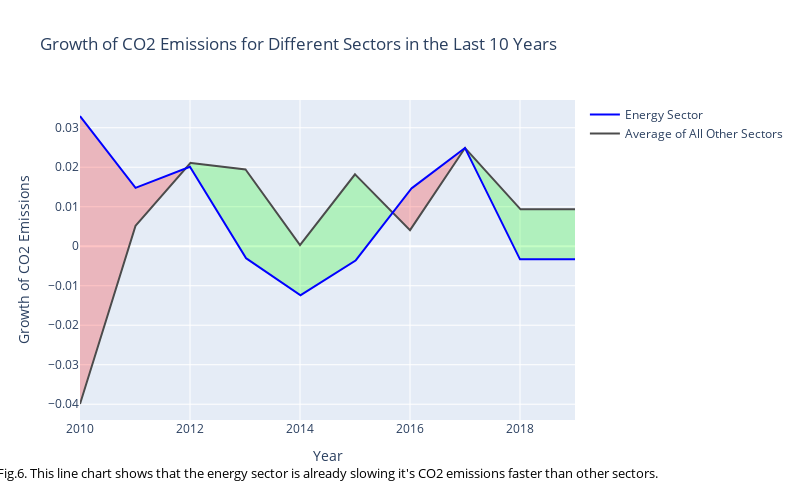

Notebook source saved alongside this figure:
### Code cell
last_years = 10

x = np.array(df['Year'])[-last_years:]
sectors = list(df.columns)

# Make dict
energy_rest_dict = {
    'Year': x,
    'Energy': np.array(df['Energy'])[-last_years:],
    'Rest': np.zeros(len(x[-last_years:]))
}

# Fill 'Rest' category
for sector in sectors:
    if sector != 'Year' and sector != 'Energy':
        energy_rest_dict['Rest'] += np.array(df[sector])[-last_years:]
        
# Find derivatives
for key in energy_rest_dict:
    if key != 'Year':
        y = np.array(energy_rest_dict[key])
        
        # Normalize
        y /= max(y)

        dy = np.zeros(y.shape)
        dy[0:-1] = np.diff(y)/np.diff(x)
        dy[-1] = (y[-1] - y[-2])/(x[-1] - x[-2])
        
        energy_rest_dict[key] = dy
        
frame = []

for i in range(len(x)):
    temp_lst = []
    
    for key in energy_rest_dict:
        temp_lst.append(energy_rest_dict[key][i])
    
    frame.append(temp_lst)
    
df_vis_4 = pd.DataFrame(
             frame,
             columns = ['Year', 'Energy', 'Average of All Other Sectors'])

frame = []

for i in range(10):
    frame.append(np.array(df_vis_4.loc[i]))
    
    if i == 9:
        break
    
    for j in range(1, 100):
        lower_fraction = (100 - j) / 100 * np.array(df_vis_4.loc[i])
        upper_fraction = j / 100 * np.array(df_vis_4.loc[i+1])
        
        frame.append(lower_fraction + upper_fraction)
        
df_vis_5 = pd.DataFrame(
             frame,
             columns = ['Year', 'Energy', 'Average of All Other Sectors'])

df_5 = df_vis_5.copy()

df_vis_5['label'] = np.where(df_vis_5['Energy'] > df_vis_5['Average of All Other Sectors'], 1, 0)

df_vis_5['group'] = df_vis_5['label'].ne(df_vis_5['label'].shift()).cumsum()
df_vis_5 = df_vis_5.groupby('group')
dfs = []
for name, data in df_vis_5:
    dfs.append(data)
    
# custom function to set fill color
def fillcol(label):
    if label >= 1:
        return 'rgba(250,0,0,0.23)'
    else:
        return 'rgba(0,250,0,0.23)'

fig = go.Figure()

for df in dfs:
    fig.add_traces(go.Scatter(x=df['Year'], y = df['Energy'], showlegend=False,
                              line = dict(color='rgba(0,0,0,0)')))
    
    fig.add_traces(go.Scatter(x=df['Year'], y = df['Average of All Other Sectors'], showlegend=False,
                              line = dict(color='rgba(0,0,0,0)'),
                              fill='tonexty', 
                              fillcolor = fillcol(df['label'].iloc[0])))

fig.add_traces(go.Scatter(x=df_5['Year'], y = df_5['Average of All Other Sectors'],
                          line = dict(color='rgba(75,75,75,1)', width=2),
                          name='Average of All Other Sectors'))
    
fig.add_traces(go.Scatter(x=df_5['Year'], y = df_5['Energy'],
                          line = dict(color='blue', width=2),
                          name='Energy Sector'))

fig.update_xaxes(title_text="Year")
fig.update_yaxes(title_text="Growth of CO2 Emissions")
fig.update_layout(height=500, width=800, showlegend=True,
                  title='Growth of CO2 Emissions for Different Sectors in the Last 10 Years')

caption_text = "Fig.6. This line chart shows that the energy sector is \
already slowing it's CO2 emissions faster than other sectors."
fig.add_annotation(
    x=0.5,  # x-coordinate for the annotation (0.5 = center of x-axis)
    y=-0.2,  # y-coordinate for the annotation (negative value to position it below the graph)
    xref="paper",
    yref="paper",
    text=caption_text,
    showarrow=False,
    font=dict(
        size=13,
        color="black"
    )
)

#fig.write_image('figure6.png')
fig.show()

### Figure 1 — Plotly figure (JSON) as saved in the notebook; plotly's stock layout.template omitted (floating-point values rounded to 4 significant figures; data arrays with more than 128 entries replaced by an {"elided": "..."} marker saying what was removed)
{"data": [{"line": {"color": "rgba(0,0,0,0)"}, "showlegend": false, "type": "scatter", "x": {"elided": "191 float values"}, "y": {"elided": "191 float values"}}, {"fill": "tonexty", "fillcolor": "rgba(250,0,0,0.23)", "line": {"color": "rgba(0,0,0,0)"}, "showlegend": false, "type": "scatter", "x": {"elided": "191 float values"}, "y": {"elided": "191 float values"}}, {"line": {"color": "rgba(0,0,0,0)"}, "showlegend": false, "type": "scatter", "x": {"elided": "378 float values"}, "y": {"elided": "378 float values"}}, {"fill": "tonexty", "fillcolor": "rgba(0,250,0,0.23)", "line": {"color": "rgba(0,0,0,0)"}, "showlegend": false, "type": "scatter", "x": {"elided": "378 float values"}, "y": {"elided": "378 float values"}}, {"line": {"color": "rgba(0,0,0,0)"}, "showlegend": false, "type": "scatter", "x": {"elided": "131 float values"}, "y": {"elided": "131 float values"}}, {"fill": "tonexty", "fillcolor": "rgba(250,0,0,0.23)", "line": {"color": "rgba(0,0,0,0)"}, "showlegend": false, "type": "scatter", "x": {"elided": "131 float values"}, "y": {"elided": "131 float values"}}, {"line": {"color": "rgba(0,0,0,0)"}, "showlegend": false, "type": "scatter", "x": {"elided": "201 float values"}, "y": {"elided": "201 float values"}}, {"fill": "tonexty", "fillcolor": "rgba(0,250,0,0.23)", "line": {"color": "rgba(0,0,0,0)"}, "showlegend": false, "type": "scatter", "x": {"elided": "201 float values"}, "y": {"elided": "201 float values"}}, {"line": {"color": "rgba(75,75,75,1)", "width": 2}, "name": "Average of All Other Sectors", "type": "scatter", "x": {"elided": "901 float values"}, "y": {"elided": "901 float values"}}, {"line": {"color": "blue", "width": 2}, "name": "Energy Sector", "type": "scatter", "x": {"elided": "901 float values"}, "y": {"elided": "901 float values"}}], "layout": {"annotations": [{"font": {"color": "black", "size": 13}, "showarrow": false, "text": "Fig.6. This line chart shows that the energy sector is already slowing it's CO2 emissions faster than other sectors.", "x": 0.5, "xref": "paper", "y": -0.2, "yref": "paper"}], "height": 500, "showlegend": true, "title": {"text": "Growth of CO2 Emissions for Different Sectors in the Last 10 Years"}, "width": 800, "xaxis": {"title": {"text": "Year"}}, "yaxis": {"title": {"text": "Growth of CO2 Emissions"}}}}
